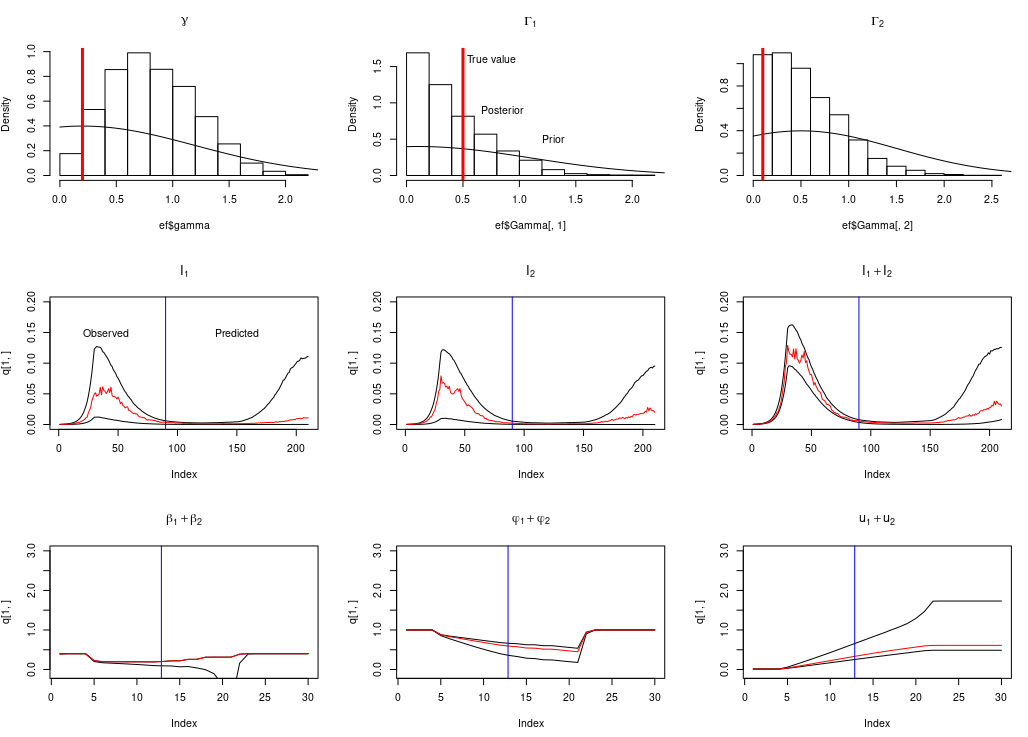

Write the R code that produced this figure.
source('util.r')
library(tibble)
library(ggplot2)
use_stan_funcs("sirpse2sI.stan")

# setup simulation
noise = 0.5;
nt = 210; # total days
no = 90; # observed days
gamma = 0.2;
Gamma = c(0.5, 0.1);
dwI = mat_rng(2, nt - 1);
arI = mat_rng(5,1)[,1] / 10;
yt = run(gamma, Gamma, noise, dwI, arI);
ur = 2.0; # under report
lur = log(ur);
lur_sd = lur;
oI = yt[3:4,] + lur;
soI = log(exp(oI[1,]) + exp(oI[2,]));

# priors on parameters
gamma_mu = 0.2;
gamma_sd = 1;
Gamma_mu = c(0.1, 0.5);
Gamma_sd = c(1, 1);

# run fit
data = list(
  noise=noise,
  nt=nt,
  no=no,
  soI=soI,
  lur=lur,
  lur_sd=lur_sd,
  gamma_mu=gamma_mu,
  gamma_sd=gamma_sd,
  Gamma_mu=Gamma_mu,
  Gamma_sd=Gamma_sd,
  pseh_sd=0.3,
  use_pse=1,
  pse=sub_pse(yt)
)
fitI<-stan("sirpse2sI.stan", chains=4, data=data, control=list(max_treedepth=3))
pairs(fitI, pars=c("gammah", "Gammah"))
summary(fitI, pars=c("gammah", "Gammah"))

# plot results
pdln <- function(mu,sd) { x<-seq(0,3,len=100);lines(x,dnorm(x,mean=mu,sd=sd)) }
ef <- extract(fitI)
Ip <- exp(ef$Ip)
sIp <- Ip[,1,] + Ip[,2,];
psep <- ef$psep;

par(mfrow=c(3,3))
hist(ef$gamma, probability = T, main=expression(gamma));pdln(gamma_mu, gamma_sd);abline(v=gamma, col="red", lwd=3);
hist(ef$Gamma[,1], probability = T, main=expression(Gamma[1]));pdln(Gamma_mu[1], Gamma_sd[1]);abline(v=Gamma[1], col="red", lwd=3);
text(0.75,1.6,"True value")
text(0.85,0.9,"Posterior")
text(1.3,0.5,"Prior")
hist(ef$Gamma[,2], probability = T, main=expression(Gamma[2]));pdln(Gamma_mu[2], Gamma_sd[2]);abline(v=Gamma[2], col="red", lwd=3);

Ilim=c(0, 0.2)
pq(Ip[,1,], lim=Ilim, isfirst = TRUE); abline(v=90, col="blue");
lines(exp(oI[1,]), type="l", col="red"); title(expression(I[1]))
text(40,0.15,"Observed")
text(150,0.15,"Predicted")
xlab("Days from 02/14")

pq(Ip[,2,], lim=Ilim, isfirst = TRUE); abline(v=90, col="blue");
lines(exp(oI[2,]), type="l", col="red"); title(expression(I[2]))
xlab("Days from 02/14")

pq(sIp, lim=Ilim, isfirst = TRUE); abline(v=90, col="blue");
lines(exp(soI), type="l", col="red"); title(expression(I[1]+I[2]))
xlab("Days from 02/14")

plim=c(-0.1,3)
psetitles=list(
  expression(beta[1]+beta[2]),
  expression(phi[1]+phi[2]),
  expression(u[1]+u[2])
)
pse <- sub_pse(yt)
for (i in 1:3) {
  pq(psep[,i,], lim=plim, isfirst = TRUE);
  lines(pse[i,], type="l", col="red"); title(psetitles[i]);
  abline(v=90/7, col="blue");
  xlab("Weeks from 02/14")
}
